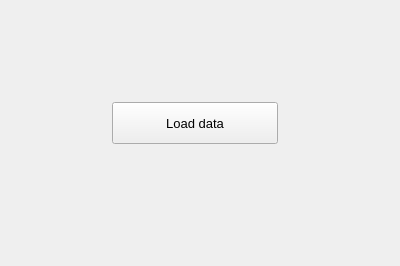
<?xml version="1.0" encoding="UTF-8"?>
<ui version="4.0">
 <class>MainWindow</class>
 <widget class="QMainWindow" name="MainWindow">
  <property name="geometry">
   <rect>
    <x>0</x>
    <y>0</y>
    <width>400</width>
    <height>266</height>
   </rect>
  </property>
  <property name="windowTitle">
   <string>MainWindow</string>
  </property>
  <widget class="QWidget" name="centralwidget">
   <layout class="QGridLayout" name="gridLayout_2">
    <item row="0" column="1">
     <spacer name="verticalSpacer_2">
      <property name="orientation">
       <enum>Qt::Vertical</enum>
      </property>
      <property name="sizeType">
       <enum>QSizePolicy::Fixed</enum>
      </property>
      <property name="sizeHint" stdset="0">
       <size>
        <width>20</width>
        <height>88</height>
       </size>
      </property>
     </spacer>
    </item>
    <item row="1" column="0">
     <spacer name="horizontalSpacer">
      <property name="orientation">
       <enum>Qt::Horizontal</enum>
      </property>
      <property name="sizeType">
       <enum>QSizePolicy::Fixed</enum>
      </property>
      <property name="sizeHint" stdset="0">
       <size>
        <width>98</width>
        <height>20</height>
       </size>
      </property>
     </spacer>
    </item>
    <item row="1" column="3">
     <spacer name="horizontalSpacer_2">
      <property name="orientation">
       <enum>Qt::Horizontal</enum>
      </property>
      <property name="sizeType">
       <enum>QSizePolicy::Fixed</enum>
      </property>
      <property name="sizeHint" stdset="0">
       <size>
        <width>108</width>
        <height>20</height>
       </size>
      </property>
     </spacer>
    </item>
    <item row="3" column="1">
     <spacer name="verticalSpacer">
      <property name="orientation">
       <enum>Qt::Vertical</enum>
      </property>
      <property name="sizeType">
       <enum>QSizePolicy::Fixed</enum>
      </property>
      <property name="sizeHint" stdset="0">
       <size>
        <width>20</width>
        <height>108</height>
       </size>
      </property>
     </spacer>
    </item>
    <item row="1" column="1">
     <widget class="QWidget" name="gridWidget" native="true">
      <layout class="QGridLayout" name="gridLayout">
       <property name="leftMargin">
        <number>5</number>
       </property>
       <property name="topMargin">
        <number>5</number>
       </property>
       <property name="rightMargin">
        <number>5</number>
       </property>
       <property name="bottomMargin">
        <number>5</number>
       </property>
       <item row="0" column="0">
        <widget class="QPushButton" name="pushButton">
         <property name="sizePolicy">
          <sizepolicy hsizetype="Minimum" vsizetype="Expanding">
           <horstretch>0</horstretch>
           <verstretch>0</verstretch>
          </sizepolicy>
         </property>
         <property name="font">
          <font>
           <pointsize>10</pointsize>
          </font>
         </property>
         <property name="text">
          <string>Load data</string>
         </property>
        </widget>
       </item>
      </layout>
     </widget>
    </item>
   </layout>
  </widget>
 </widget>
 <resources/>
 <connections/>
</ui>
